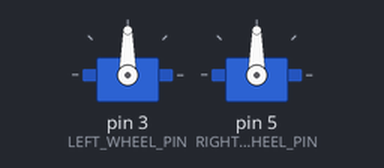
The sketch below on a simulated Arduino Uno, built with avr-gcc and run on an emulated ATmega328P. Parts: 2 × servo.

Above: at 0.05 s.
At 4.65 s:
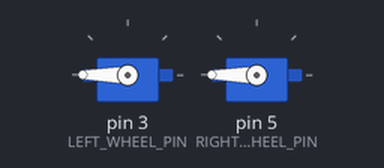
At 7.5 s:
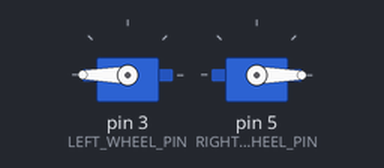
At 14.95 s:
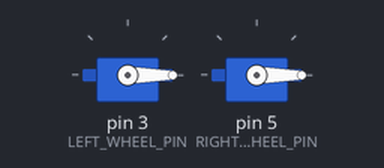
Timing chart, 0 to 19.5 s (numbered marks = the images above):
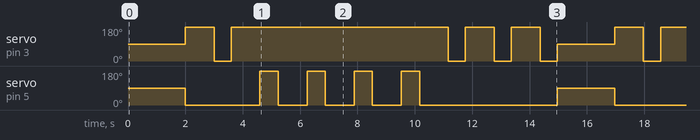

Measured:
- by itself, servo on pin 5 (RIGHT_WHEEL_PIN): repeats every 15.0 s: 3 × (180° 0.64 s, 0° 1.0 s), 180° 0.64 s, 0° 4.8 s, 90° 2.0 s, 0° 2.6 s
- by itself, servo on pin 3 (LEFT_WHEEL_PIN): repeats every 15.0 s: 0° 0.60 s, 180° 7.6 s, 2 × (0° 0.60 s, 180° 1.0 s), 0° 0.60 s, 90° 2.0 s, 180° 1.0 s

The sketch:

Robot.ino
```cpp
#include <Servo.h>

#define LEFT_WHEEL_PIN 3
#define RIGHT_WHEEL_PIN 5

#define STOP_POS 90
// WRT left wheel
#define FORWARD_POS 180
#define BACKWARD_POS 0

Servo leftWheel;
Servo rightWheel;

int rightTime = 640;
int leftTime = 600;

int straightTime = 1000;

void setup() {
  leftWheel.attach(LEFT_WHEEL_PIN);
  rightWheel.attach(RIGHT_WHEEL_PIN);
}

void loop() {
  moveStop();
  moveForward();
  moveLeft();
  moveForward();
  moveRight();
  moveForward();
  moveRight();
  moveForward();
  moveRight();
  moveForward();
  moveRight();
  moveForward();
  moveLeft();
  moveForward();
  moveLeft();
  moveForward();
  moveLeft();
}

void moveForward() {
  // go forward
  leftWheel.write(FORWARD_POS);
  rightWheel.write(BACKWARD_POS);
  delay(straightTime);
}

void moveBackward() {
  // go backward
  leftWheel.write(BACKWARD_POS);
  rightWheel.write(FORWARD_POS);
  delay(straightTime);
}

void moveStop() {
  leftWheel.write(STOP_POS);
  rightWheel.write(STOP_POS);
  delay(2000);
}

void moveRight() {
  // turn right
  leftWheel.write(FORWARD_POS);
  rightWheel.write(FORWARD_POS);
  delay(rightTime);
}

void moveLeft() {
  // turn left
  leftWheel.write(BACKWARD_POS);
  rightWheel.write(BACKWARD_POS);
  delay(leftTime);
}
```
